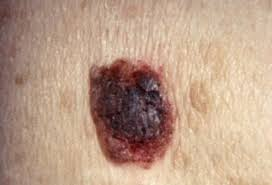
#> input picture openCV/bkl4.png, 272 x 185 px
$ python getPxVals.py
#> lines starting #> are read from the running program, lines starting #| are printed output that depends on the picture
import cv2
import numpy as np

#0<--Blk+++White-->255

filename = 'bkl4.png'
img = cv2.imread(filename)
#> img is the input picture: shape (185, 272, 3); mean B, G, R 136.1, 156.8, 186.8

imgWidth = np.size(img,1)
#> imgWidth = 272
imgHeight = np.size(img,0)
#> imgHeight = 185

#imgWidth = gryImng[1]
#imgHeight = gryImng[0]

#If you only use / for division you get a floating point, // gives a rounded down value
mid = imgWidth//2
#> mid = 136
midLinePixels = []
grayLinePixels = []

for px in range(imgHeight):
    midLinePixel = img[px, mid]
    midLinePixels.append(midLinePixel)
#> this loop made 185 passes
#> midLinePixel on passes 1 to 3: [150, 171, 198], [149, 170, 197], [146, 167, 195]
#> after the loop, midLinePixels = 185 items, first 6: [150, 171, 198], [149, 170, 197], [146, 167, 195], [143, 163, 194], [139, 158, 191], [136, 154, 191]

#print(midLinePixels)
for px in range(len(midLinePixels)):
    grayLinePixels.append(int(sum(midLinePixels[px])//3))
#> after the loop, grayLinePixels = 185 values, max 213 at index 54, min 15 at index 87, mean 120.1

print(grayLinePixels)
#> (printed output is left out)
print(np.argmax(grayLinePixels))
#| 54
print(np.argmin(grayLinePixels))
#| 87

minPxVal = np.argmin(grayLinePixels)
#> minPxVal = 87
maxPxVal = np.argmax(grayLinePixels)
#> maxPxVal = 54

print(midLinePixels[minPxVal])
#| [ 8  4 33]
print(midLinePixels[maxPxVal])
#| [190 211 239]

RGB_SCALE = 255
CMYK_SCALE = 100

def rgb_to_cmyk(r, g, b):
    if (r, g, b) == (0, 0, 0):
        # black
        return 0, 0, 0, CMYK_SCALE

    # rgb [0,255] -> cmy [0,1]
    c = 1 - r / RGB_SCALE
    m = 1 - g / RGB_SCALE
    y = 1 - b / RGB_SCALE

    # extract out k [0, 1]
    min_cmy = min(c, m, y)
    c = (c - min_cmy) / (1 - min_cmy)
    m = (m - min_cmy) / (1 - min_cmy)
    y = (y - min_cmy) / (1 - min_cmy)
    k = min_cmy

    # rescale to the range [0,CMYK_SCALE]
    return int(c * CMYK_SCALE), int(m * CMYK_SCALE), int(y * CMYK_SCALE), int(k * CMYK_SCALE)

#RGB for minPixel
r=midLinePixels[minPxVal][0]
#> r = 8
g=midLinePixels[minPxVal][1]
#> g = 4
b=midLinePixels[minPxVal][2]
#> b = 33
print(rgb_to_cmyk(r,g,b))
#> in rgb_to_cmyk, `c = 1 - r / RGB_SCALE`: c = 0.969
#> in rgb_to_cmyk, `m = 1 - g / RGB_SCALE`: m = 0.984
#> in rgb_to_cmyk, `y = 1 - b / RGB_SCALE`: y = 0.871
#> in rgb_to_cmyk, `c = (c - min_cmy) / (1 - min_cmy)`: c = 0.758
#> in rgb_to_cmyk, `m = (m - min_cmy) / (1 - min_cmy)`: m = 0.879
#> in rgb_to_cmyk, `y = (y - min_cmy) / (1 - min_cmy)`: y = 0
#> in rgb_to_cmyk, `k = min_cmy`: k = 0.871
#| (75, 87, 0, 87)

#RGB for minPixel
r=midLinePixels[maxPxVal][0]
#> r = 190
g=midLinePixels[maxPxVal][1]
#> g = 211
b=midLinePixels[maxPxVal][2]
#> b = 239
print(rgb_to_cmyk(r,g,b))
#| (20, 11, 0, 6)

window_size = 3
#center is essentially the x y location of the pixel
#In this case the mid is the x as its along the mid-line
#The y is height value of the pixel which corresponds to its position in the array
center = (mid, float(minPxVal))
#> center = (136, 87)
region = cv2.getRectSubPix(img, (window_size, window_size), center)
resize = cv2.resize(region,(400,400),interpolation=cv2.INTER_CUBIC)
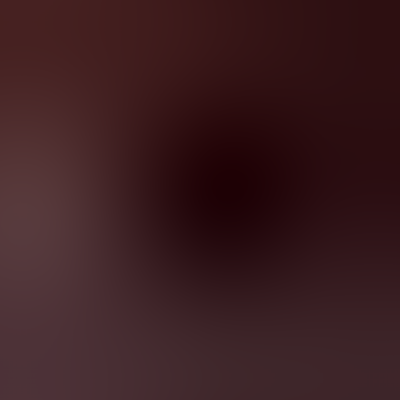
#> resize: shape (400, 400, 3); mean of channels 0, 1, 2 31.8, 28.9, 58.4; drawn as B, G, R
cv2.imshow("Darker", resize)

center2 = (mid, float(maxPxVal))
#> center2 = (136, 54)
region2 = cv2.getRectSubPix(img, (window_size, window_size), center2)
resize2 = cv2.resize(region2,(400,400),interpolation=cv2.INTER_CUBIC)
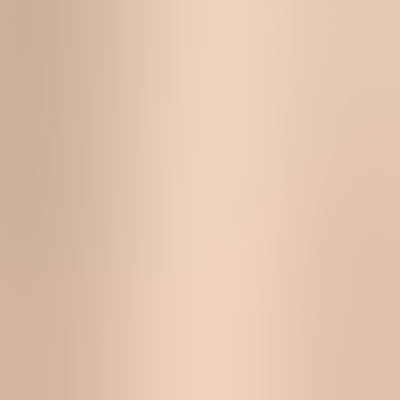
#> resize2: shape (400, 400, 3); mean of channels 0, 1, 2 176.1, 196.6, 225.9; drawn as B, G, R
cv2.imshow("Lighter", resize2)

cv2.waitKey(0)
cv2.destroyAllWindows()

$ run again, with openCV/bkl2.png copied over openCV/bkl4.png
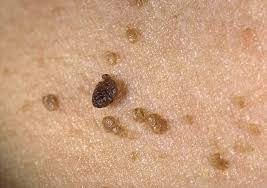
#> input picture openCV/bkl2.png, 267 x 188 px
#> img is the input picture: shape (188, 267, 3); mean B, G, R 126.8, 159.1, 201
#> imgWidth = 267
#> imgHeight = 188
#> mid = 133
#> the loop `for px in range(imgHeight):` made 188 passes
#> midLinePixel on passes 1 to 3: [91, 121, 168], [78, 108, 155], [84, 114, 161]
#> after the loop `for px in range(imgHeight):`: midLinePixels = 188 items, first 6: [91, 121, 168], [78, 108, 155], [84, 114, 161], [93, 123, 170], [88, 119, 164], [93, 124, 169]
#> after the loop `for px in range(len(midLinePixels)):`: grayLinePixels = 188 values, max 205 at index 181, min 100 at index 31, mean 157.5
#> (printed output is left out)
#| 181
#| 31
#> minPxVal = 31
#> maxPxVal = 181
#| [ 52 101 149]
#| [175 200 242]
#> `r=midLinePixels[minPxVal][0]`: r = 52
#> `g=midLinePixels[minPxVal][1]`: g = 101
#> `b=midLinePixels[minPxVal][2]`: b = 149
#> in rgb_to_cmyk, `c = 1 - r / RGB_SCALE`: c = 0.796
#> in rgb_to_cmyk, `m = 1 - g / RGB_SCALE`: m = 0.604
#> in rgb_to_cmyk, `y = 1 - b / RGB_SCALE`: y = 0.416
#> in rgb_to_cmyk, `c = (c - min_cmy) / (1 - min_cmy)`: c = 0.651
#> in rgb_to_cmyk, `m = (m - min_cmy) / (1 - min_cmy)`: m = 0.322
#> in rgb_to_cmyk, `y = (y - min_cmy) / (1 - min_cmy)`: y = 0
#> k = 0.416
#| (65, 32, 0, 41)
#> `r=midLinePixels[maxPxVal][0]`: r = 175
#> `g=midLinePixels[maxPxVal][1]`: g = 200
#> `b=midLinePixels[maxPxVal][2]`: b = 242
#| (27, 17, 0, 5)
#> center = (133, 31)
#> `resize = cv2.resize(region,(400,400),interpolation=cv2.INTER_CUBIC)`:
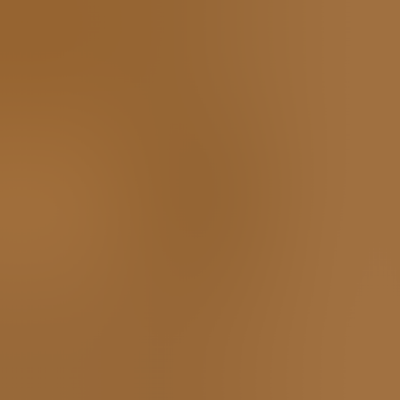
#> resize: shape (400, 400, 3); mean of channels 0, 1, 2 57.4, 106.3, 154.7; drawn as B, G, R
#> center2 = (133, 181)
#> `resize2 = cv2.resize(region2,(400,400),interpolation=cv2.INTER_CUBIC)`:
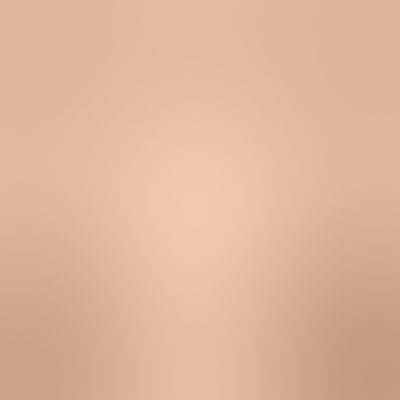
#> resize2: shape (400, 400, 3); mean of channels 0, 1, 2 155.9, 181.8, 223.5; drawn as B, G, R

$ run again, with openCV/bcc2.png copied over openCV/bkl4.png
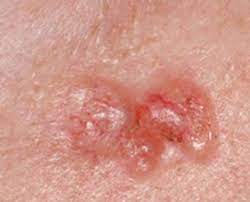
#> input picture openCV/bcc2.png, 250 x 202 px
#> img is the input picture: shape (202, 250, 3); mean B, G, R 137.8, 150.6, 209.8
#> imgWidth = 250
#> imgHeight = 202
#> mid = 125
#> the loop `for px in range(imgHeight):` made 202 passes
#> midLinePixel on passes 1 to 3: [132, 143, 201], [132, 143, 201], [132, 143, 201]
#> after the loop `for px in range(imgHeight):`: midLinePixels = 202 items, first 6: [132, 143, 201], [132, 143, 201], [132, 143, 201], [132, 143, 201], [132, 143, 201], [132, 143, 201]
#> after the loop `for px in range(len(midLinePixels)):`: grayLinePixels = 202 values, max 200 at index 193, min 106 at index 127, mean 153.5
#> (printed output is left out)
#| 193
#| 127
#> minPxVal = 127
#> maxPxVal = 193
#| [ 70  76 173]
#| [179 185 238]
#> `r=midLinePixels[minPxVal][0]`: r = 70
#> `g=midLinePixels[minPxVal][1]`: g = 76
#> `b=midLinePixels[minPxVal][2]`: b = 173
#> in rgb_to_cmyk, `c = 1 - r / RGB_SCALE`: c = 0.725
#> in rgb_to_cmyk, `m = 1 - g / RGB_SCALE`: m = 0.702
#> in rgb_to_cmyk, `y = 1 - b / RGB_SCALE`: y = 0.322
#> in rgb_to_cmyk, `c = (c - min_cmy) / (1 - min_cmy)`: c = 0.595
#> in rgb_to_cmyk, `m = (m - min_cmy) / (1 - min_cmy)`: m = 0.561
#> in rgb_to_cmyk, `y = (y - min_cmy) / (1 - min_cmy)`: y = 0
#> k = 0.322
#| (59, 56, 0, 32)
#> `r=midLinePixels[maxPxVal][0]`: r = 179
#> `g=midLinePixels[maxPxVal][1]`: g = 185
#> `b=midLinePixels[maxPxVal][2]`: b = 238
#| (24, 22, 0, 6)
#> center = (125, 127)
#> `resize = cv2.resize(region,(400,400),interpolation=cv2.INTER_CUBIC)`:
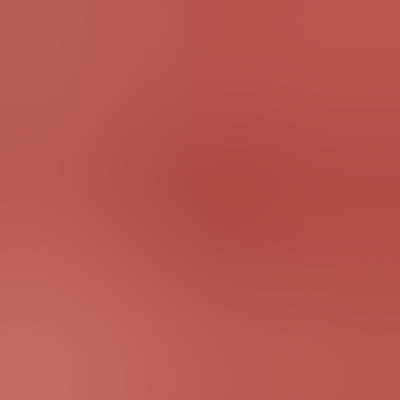
#> resize: shape (400, 400, 3); mean of channels 0, 1, 2 80, 86.9, 181.5; drawn as B, G, R
#> center2 = (125, 193)
#> `resize2 = cv2.resize(region2,(400,400),interpolation=cv2.INTER_CUBIC)`:
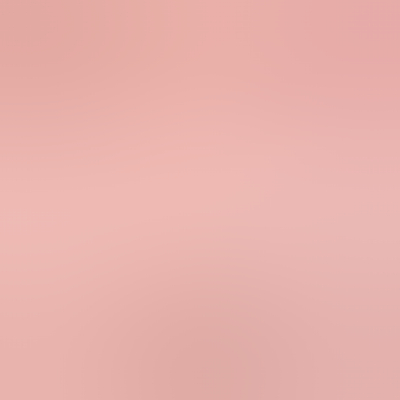
#> resize2: shape (400, 400, 3); mean of channels 0, 1, 2 172.5, 178.1, 232.1; drawn as B, G, R
